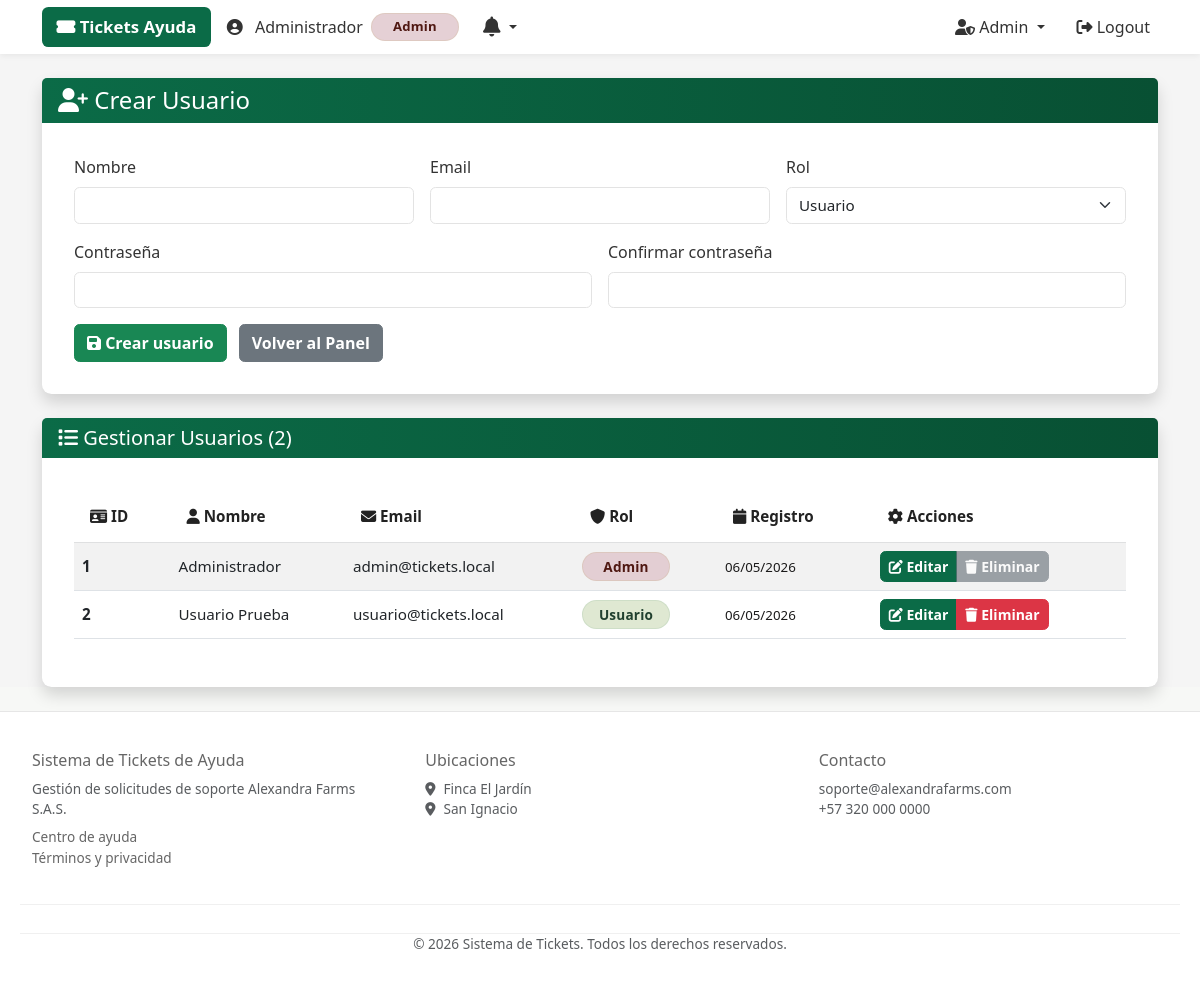
The app's page /admin/crear_usuario.php (signed in) with its own data.
### tables this page shows
CREATE TABLE IF NOT EXISTS usuarios (
    id INT PRIMARY KEY AUTO_INCREMENT,
    nombre VARCHAR(100) NOT NULL,
    email VARCHAR(100) NOT NULL UNIQUE,
    password VARCHAR(255) NOT NULL,
    rol ENUM('usuario', 'admin') NOT NULL DEFAULT 'usuario',
    fecha_registro TIMESTAMP DEFAULT CURRENT_TIMESTAMP,
    activo TINYINT DEFAULT 1,
    debe_cambiar_password TINYINT(1) NOT NULL DEFAULT 0
);

### includes/functions.php (called while the page is built, shortened)
<?php
function getDB() {
    static $pdo = null;
    if ($pdo === null) {
        if (isset($GLOBALS['pdo']) && $GLOBALS['pdo'] instanceof PDO) {
            $pdo = $GLOBALS['pdo'];
        }
    }
    return $pdo;
}
function isLoggedIn() {
    return isset($_SESSION['usuario_id']) && !empty($_SESSION['usuario_id']);
}
function isAdmin() {
    return isLoggedIn() && isset($_SESSION['rol']) && in_array($_SESSION['rol'], ['admin', 'superadmin'], true);
}
function isSuperAdmin() {
    return isLoggedIn() && isset($_SESSION['rol']) && $_SESSION['rol'] === 'superadmin';
}
function getUserId() {
    return $_SESSION['usuario_id'] ?? null;
}
function getUserName() {
    return $_SESSION['nombre'] ?? 'Usuario';
}
function sanitize($input) {
    return htmlspecialchars($input, ENT_QUOTES, 'UTF-8');
}
function getAllUsers($limit = 100, $offset = 0) {
    $pdo = getDB();
    $stmt = $pdo->prepare('SELECT id, nombre, email, rol, fecha_registro, activo FROM usuarios ORDER BY fecha_registro DESC LIMIT ? OFFSET ?');
    $stmt->execute([$limit, $offset]);
    return $stmt->fetchAll();
}
?>

### admin/crear_usuario.php (the view, shortened to what this page needs)
<?php
require_once __DIR__ . '/../includes/functions.php';
$editingUser = null;
$userId = isset($_GET['edit']) ? (int)$_GET['edit'] : null;
$allUsers = getAllUsers(100, 0);
?>
<?php include __DIR__ . '/../includes/header.php'; ?>
<div class="card shadow mb-4 <?php echo $userId ? 'edit-user-card' : ''; ?>">
    <div class="card-header bg-success text-white">
        <h4 class="mb-0">
            <i class="fas fa-user-plus"></i> <?php echo $userId ? 'Editar Usuario' : 'Crear Usuario'; ?>
        </h4>
    </div>
    <div class="card-body">
        <form method="POST" class="row g-3">
            <div class="col-md-4">
                <label class="form-label">Nombre</label>
                <input type="text" class="form-control" name="nombre" required
                       value="<?php echo ($editingUser && isset($editingUser['nombre'])) ? sanitize($editingUser['nombre']) : (isset($_POST['nombre']) ? sanitize($_POST['nombre']) : ''); ?>">
            </div>
            <div class="col-md-4">
                <label class="form-label">Email</label>
                <input type="email" class="form-control" name="email" required
                       value="<?php echo ($editingUser && isset($editingUser['email'])) ? sanitize($editingUser['email']) : (isset($_POST['email']) ? sanitize($_POST['email']) : ''); ?>">
            </div>
            <div class="col-md-4">
                <label class="form-label">Rol</label>
                <select class="form-select" name="rol" required>
                    <option value="usuario" <?php
                        $currentRol = ($editingUser && isset($editingUser['rol'])) ? $editingUser['rol'] : (isset($_POST['rol']) ? $_POST['rol'] : 'usuario');
                        echo ($currentRol === 'usuario') ? 'selected' : '';
                    ?>>Usuario</option>
                </select>
            </div>
            <div class="col-md-6">
                <label class="form-label">
                    Contraseña
                </label>
                <input type="password" class="form-control" name="password" <?php echo !$userId ? 'required' : ''; ?>>
            </div>
            <div class="col-md-6">
                <label class="form-label">Confirmar contraseña</label>
                <input type="password" class="form-control" name="password_confirm" <?php echo !$userId ? 'required' : ''; ?>>
            </div>
            <div class="col-12">
                <button type="submit" class="btn btn-success">
                    <i class="fas fa-save"></i> <?php echo $userId ? 'Actualizar usuario' : 'Crear usuario'; ?>
                </button>
                <a href="<?php echo BASE_URL; ?>/admin/dashboard.php" class="btn btn-secondary ms-2">
                    Volver al Panel
                </a>
            </div>
        </form>
    </div>
</div>
<div class="card shadow">
    <div class="card-header bg-info text-white">
        <h5 class="mb-0">
            <i class="fas fa-list"></i> Gestionar Usuarios (<?php echo count($allUsers); ?>)
        </h5>
    </div>
    <div class="card-body">
        <?php if (!empty($allUsers)): ?>
            <div class="table-responsive">
                <table class="table table-hover table-striped">
                    <thead class="table-light">
                        <tr>
                            <th><i class="fas fa-id-card"></i> ID</th>
                            <th><i class="fas fa-user"></i> Nombre</th>
                            <th><i class="fas fa-envelope"></i> Email</th>
                            <th><i class="fas fa-shield"></i> Rol</th>
                            <th><i class="fas fa-calendar"></i> Registro</th>
                            <th><i class="fas fa-cog"></i> Acciones</th>
                        </tr>
                    </thead>
                    <tbody>
                        <?php foreach ($allUsers as $user): ?>
                            <tr>
                                <td class="fw-bold"><?php echo (int)$user['id']; ?></td>
                                <td><?php echo sanitize($user['nombre']); ?></td>
                                <td><?php echo sanitize($user['email']); ?></td>
                                <td>
                                    <span class="badge badge-role <?php
                                        if ($user['rol'] === 'superadmin') echo 'badge-role-superadmin';
                                        elseif ($user['rol'] === 'admin') echo 'badge-role-admin';
                                        else echo 'badge-role-user';
                                    ?>">
                                        <?php echo ucfirst($user['rol']); ?>
                                    </span>
                                </td>
                                <td>
                                    <small class="text-muted">
                                        <?php echo date('d/m/Y', strtotime($user['fecha_registro'])); ?>
                                    </small>
                                </td>
                                <td>
                                    <div class="btn-group btn-group-sm" role="group">
                                        <a href="<?php echo BASE_URL; ?>/admin/crear_usuario.php?edit=<?php echo (int)$user['id']; ?>"
                                           class="btn btn-primary" title="Editar usuario">
                                            <i class="fas fa-edit"></i> Editar
                                        </a>
                                        <?php if ($user['id'] !== getUserId()): ?>
                                            <button type="button" class="btn btn-danger"
                                                    onclick="if(confirm('¿Seguro que quieres eliminar este usuario? Se perderá toda su información.')) window.location.href='<?php echo BASE_URL; ?>/admin/crear_usuario.php?delete=<?php echo (int)$user['id']; ?>'"
                                                    title="Eliminar usuario">
                                                <i class="fas fa-trash"></i> Eliminar
                                            </button>
                                        <?php else: ?>
                                            <button type="button" class="btn btn-secondary" disabled title="No puedes eliminar tu propia cuenta">
                                                <i class="fas fa-trash"></i> Eliminar
                                            </button>
                                        <?php endif; ?>
                                    </div>
                                </td>
                            </tr>
                        <?php endforeach; ?>
                    </tbody>
                </table>
            </div>
        <?php else: ?>
            <div class="alert alert-info">
                <i class="fas fa-info-circle"></i> No hay usuarios registrados.
            </div>
        <?php endif; ?>
    </div>
</div>
<?php include __DIR__ . '/../includes/footer.php'; ?>

### includes/header.php (shortened to what this page needs)
<?php
require_once __DIR__ . '/functions.php';
?>
<!DOCTYPE html>
<html lang="es">
<head>
    <link href="https://cdn.jsdelivr.net/npm/bootstrap@5.3.0/dist/css/bootstrap.min.css" rel="stylesheet">
    <link rel="stylesheet" href="https://cdnjs.cloudflare.com/ajax/libs/font-awesome/6.4.0/css/all.min.css">
    <?php $cssVersion = @filemtime(__DIR__ . '/../assets/css/style.css') ?: time(); ?>
    <link rel="stylesheet" href="<?php echo BASE_URL; ?>/assets/css/style.css?v=<?php echo $cssVersion; ?>">
</head>
<body class="d-flex flex-column min-vh-100">
    <nav class="navbar navbar-expand-lg navbar-light bg-white sticky-top">
        <div class="container">
            <a class="navbar-brand" href="<?php echo BASE_URL; ?>/">
                <i class="fas fa-ticket-alt"></i> Tickets Ayuda
            </a>
            <div class="collapse navbar-collapse" id="navbarNav">
                <ul class="navbar-nav align-items-center me-auto">
                    <?php if (isLoggedIn()): ?>
                        <li class="nav-item d-flex align-items-center me-3">
                            <span class="nav-link text-info p-0">
                                <i class="fas fa-user-circle"></i>
                                <span class="ms-2"><?php echo sanitize(getUserName()); ?></span>
                            </span>
                            <?php if (isSuperAdmin()): ?>
                                <span class="badge badge-role badge-role-superadmin ms-2">Superadmin</span>
                            <?php elseif (isAdmin()): ?>
                                <span class="badge badge-role badge-role-admin ms-2">Admin</span>
                            <?php endif; ?>
                        </li>
                        <?php if (isAdmin()): ?>
                            <li class="nav-item dropdown me-2">
                                <a class="nav-link dropdown-toggle position-relative p-0" href="#" id="notifDropdown" role="button" data-bs-toggle="dropdown" aria-expanded="false">
                                    <i class="fas fa-bell fa-lg"></i>
                                </a>
                            </li>
                        <?php endif; ?>
                    <?php endif; ?>
                </ul>
                <ul class="navbar-nav ms-auto">
                    <?php if (isLoggedIn()): ?>
                        <?php if (isAdmin()): ?>
                            <li class="nav-item dropdown me-2">
                                <a class="nav-link dropdown-toggle" href="#" id="adminMenu" role="button" data-bs-toggle="dropdown" aria-expanded="false">
                                    <i class="fas fa-user-shield"></i> Admin
                                </a>
                            </li>
                        <?php endif; ?>
                        <li class="nav-item">
                            <a class="nav-link text-danger" href="<?php echo BASE_URL; ?>/logout.php">
                                <i class="fas fa-sign-out-alt"></i> Logout
                            </a>
                        </li>
                    <?php endif; ?>
                </ul>
            </div>
        </div>
    </nav>
    <main class="flex-grow-1">
        <div class="container mt-4">

### includes/footer.php (shortened to what this page needs)
        </div>
    </main>
    <footer class="site-footer">
            <div class="footer-inner container">
            <div class="footer-col">
                <h5>Sistema de Tickets de Ayuda</h5>
                <p class="small text-muted">Gestión de solicitudes de soporte Alexandra Farms S.A.S.</p>
                <ul class="list-unstyled small mt-2">
                    <li><a href="#" class="text-decoration-none">Centro de ayuda</a></li>
                    <li><a href="#" class="text-decoration-none">Términos y privacidad</a></li>
                </ul>
            </div>
            <div class="footer-col">
                <h5>Ubicaciones</h5>
                <p class="small text-muted mb-0">
                    <i class="fas fa-map-marker-alt me-2"></i>Finca El Jardín<br>
                    <i class="fas fa-map-marker-alt me-2"></i>San Ignacio
                </p>
            </div>
            <div class="footer-col">
                <h5>Contacto</h5>
                <ul class="list-unstyled small mt-2">
                    <li class="text-muted">soporte@alexandrafarms.com</li>
                    <li class="text-muted">+57 320 000 0000</li>
                </ul>
            </div>
            <div class="w-100"></div>
            <div class="w-100 mt-2 text-center">
                <p class="small mb-0 text-muted">&copy; 2026 Sistema de Tickets. Todos los derechos reservados.</p>
            </div>
        </div>
    </footer>
</body>
</html>

### records on screen
usuarios: id "1", nombre "Administrador", email "admin@tickets.local", rol "Admin", fecha_registro "06/05/2026", shows "Eliminar"
usuarios: id "2", nombre "Usuario Prueba", email "usuario@tickets.local", rol "Usuario", fecha_registro "06/05/2026"

### other values on screen
getUserName() "Administrador"
count($allUsers) "2"
